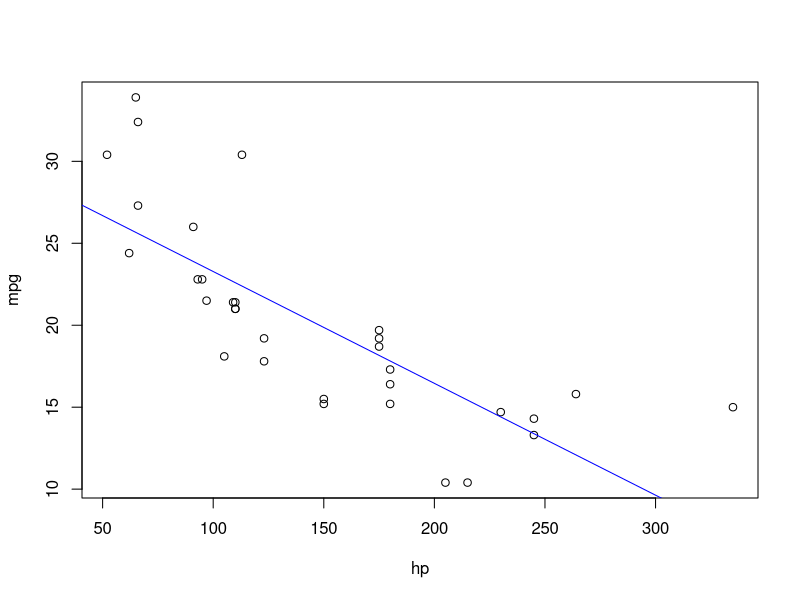

Write R code to recreate this figure. (Note: this script raises an error after producing the figure.)
#단순/다중선형회귀 :mtcars dataset으로 mpg(연비) 예측하기
head(mtcars, n=3)
str(mtcars) #32*11

#연습1 -단순선형회귀
#hp : 독립변수, mpg :종속변수
#임의의 마력수를 입력하면 연비는 얼마?


cor(mtcars$hp,mtcars$mpg) # -0.7761684 :상관계수(공분산을 표준화)
plot(mpg ~hp,data=mtcars,xlab='hp',ylab='mpg')

# 공분산또한 표준화를 할수 있다
# y에 대한 분산
# x에 대한 분산
# x- x,y 각각의 표준편차로 나누어주게 되면 극단적인 걸로 들어가게 되면 표준편차는 0,
# 편차는 1


#인과관계가 있다고 판단하고, 회귀분석모델 작성
model1<-lm(mpg~hp,data=mtcars)
model1 #y= -0.06823*x+ 30.09886 : 일차방정식
summary(model1) #p-value:1.788e-0.7 < 0.05유의한 모델. R-squared:0.6024

abline(model1,col='blue')

#예측1 :수식사용
new_hp=110
cat('예측값 :',-0.06823*new_hp+ 30.09886)

new_hp=160
cat('예측값 :',-0.06823*new_hp+ 30.09886)

new_hp=60
cat('예측값 :',-0.06823*new_hp+ 30.09886)

#예측2 :predict 함수 사용
mynew <- mtcars[c(1,2),,] #기존데이터를 읽어
mynew<-edit(mynew)
pred<-predict(model1,newdata=mynew)
cat('예측값:',pred)


#연습2 -다중선형회귀
#hp(마력수),wt(차체무게):독립변수, mpg(연비) :종속변수
#임의의 마력수를 입력하면 연비는 얼마?

cor(mtcars$hp,mtcars$mpg) #-0.7761684
cor(mtcars$wt,mtcars$mpg) #-0.8676594

model2<-lm(formula=mpg~hp+wt,data=mtcars)
model2

summary(model2) #p-value:9.109e-12 <0.05이므로 유의. R-squared:0.8268
# 수식 :y=  -0.03177 *new_hp+   -3.87783 *new_wt+37.22727 

#예측1 :수식사용
new_hp=110;new_wt=2.2;
cat('예측값 :',-0.03177*new_hp+ 3.87783*new_wt+37.22727)  #25.20134

#예측2 :함수사용
pred2<-predict(model2) #모델 작성 학습에 참여한 데이터로 예측
cat('예측값 :',pred2[1:10])
cat('실제값 :',mtcars$mpg[1:10])

#새로운값에 대한 연비가 궁금
new_data<-data.frame(hp=123.45,wt=3.456)
predict(model2,newdata = new_data)

new_data<-data.frame(hp=c(93.45,111.11,145.0),wt=c(1.456,4,8))
predict(model2,newdata = new_data)




